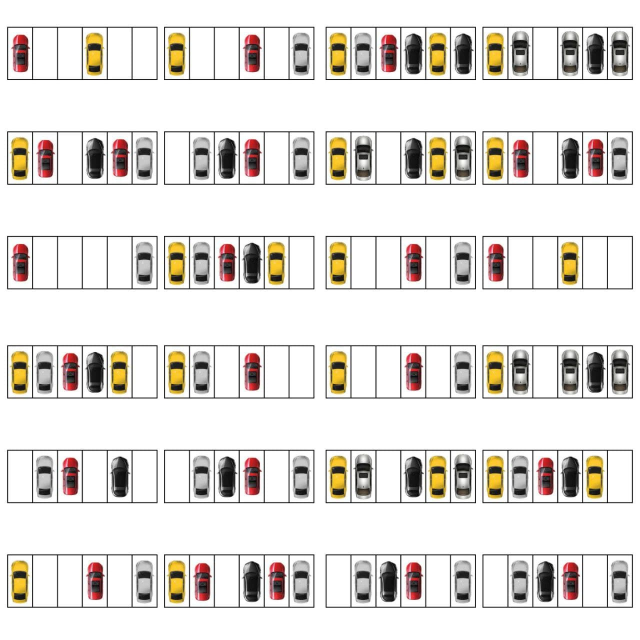
%> input picture Data/cp32_1.jpg, 1280 x 1280 px (shown at 1/2 size)
$ octave Code.m   (GNU Octave 9; MATLAB toolbox functions it lacks are replaced by stand-ins)
%> lines starting %> are read from the running program, lines starting %| are printed output that depends on the picture; in (x1, y1, x2, y2) boxes, pixels count from 0 and x2, y2 are one past the last pixel; in counts of white or black regions, pixels touching at a corner belong together; the program's own positions count from 1
%   Automated Indicator System for Car Parking

%   ***** vijeetnigam26 *****

a=imread('-------------------Path-------------------\Data\cp32_1.jpg');         % Live Parking Lot Image
%> a is the input picture: size 1280x1280x3 uint8; mean R, G, B 226.9, 223.6, 219.7
b=imread('-------------------Path-------------------\Data\cp32_blank.jpg');     % BG Parking Lot Image
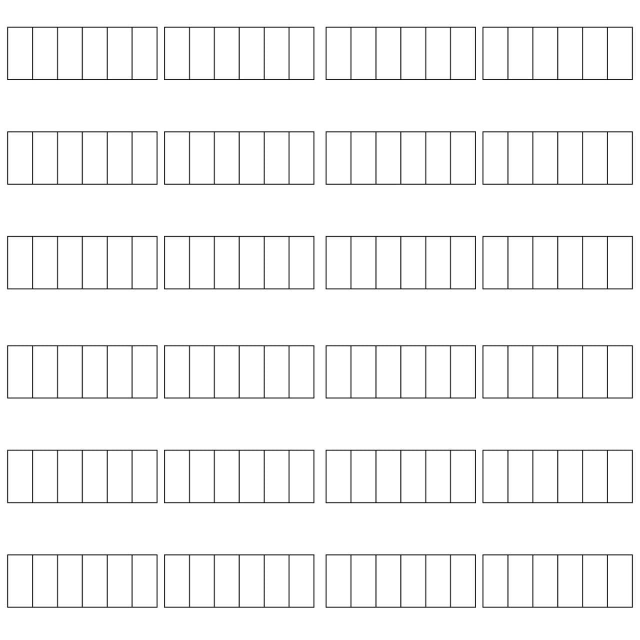
%> input picture Data/cp32_blank.jpg, 1280 x 1280 px (shown at 1/2 size)
%> b is the input picture: size 1280x1280x3 uint8; min 0, max 255, mean 245.9
m=imresize(b, [size(a,1) size(a,2)]);
d= imsubtract(m, a); 			% Image Subtraction
f=im2bw(d, 0.1);
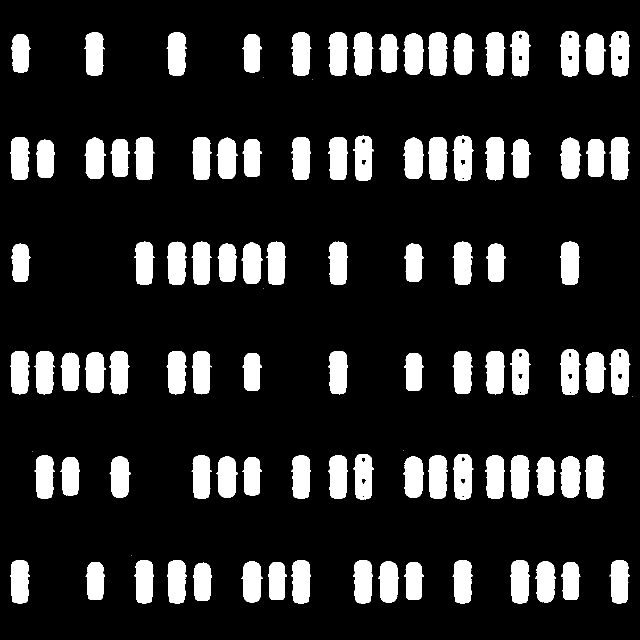
%> f: size 1280x1280 logical (shown at 1/2 size); 15.7% white; 106 white regions (10 under 20 px), largest, box (x1, y1, x2, y2) and area: (1120, 62, 1161, 153) 2891, (1120, 699, 1161, 789) 2891, (1120, 483, 1160, 570) 2840
bw3 = imfill(f, 'holes');
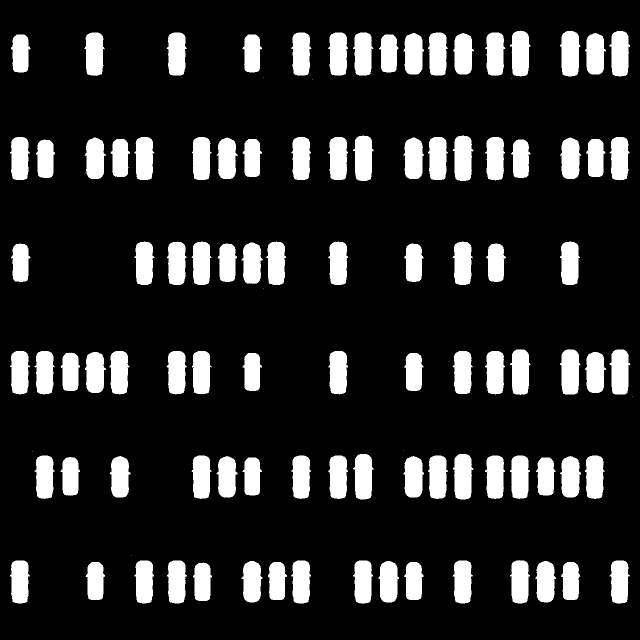
%> bw3: size 1280x1280 logical (shown at 1/2 size); 15.8% white; 106 white regions (10 under 20 px), largest, box (x1, y1, x2, y2) and area: (1120, 62, 1161, 153) 3018, (1120, 699, 1161, 789) 3011, (906, 908, 947, 999) 2972
bw4 = bwareaopen(bw3, 10);
cars = bwconncomp(bw4);
%> cars = 96 connected components
d1 = cars.NumObjects; 			% Counting No. of Objects
%> d1 = 96
total = 144 - d1;
%> total = 48
subplot(121); imshow(a); title('LIVE IMAGE OF PARKING LOT');
subplot(122); imshow(bw3); title('COMPUTER PROCESSED IMAGE');
[ r c l ] = size(bw4);			% for calculation
%> r = 1280; c = 1280; l = 1
img1 = bw4(1:r/2, 1:c/2, :); 	% Dividing Image
%> img1: size 640x640 logical; 13.5% white; 21 white regions, largest, box (x1, y1, x2, y2) and area: (169, 65, 209, 152) 2830, (333, 65, 374, 151) 2811, (582, 65, 623, 151) 2809
img2 = bw4(1:r/2, c/2:c, :);
%> img2: size 640x641 logical; 17.3% white; 26 white regions, largest, box (x1, y1, x2, y2) and area: (481, 62, 522, 153) 3018, (266, 271, 308, 362) 2963, (580, 62, 621, 153) 2950
img3 = bw4(r/2:r, 1:c/2, :);
%> img3: size 641x640 logical; 14.8% white; 23 white regions, largest, box (x1, y1, x2, y2) and area: (219, 63, 259, 150) 2814, (333, 63, 374, 150) 2808, (582, 482, 622, 568) 2808
img4 = bw4(r/2:r, c/2:c, :);
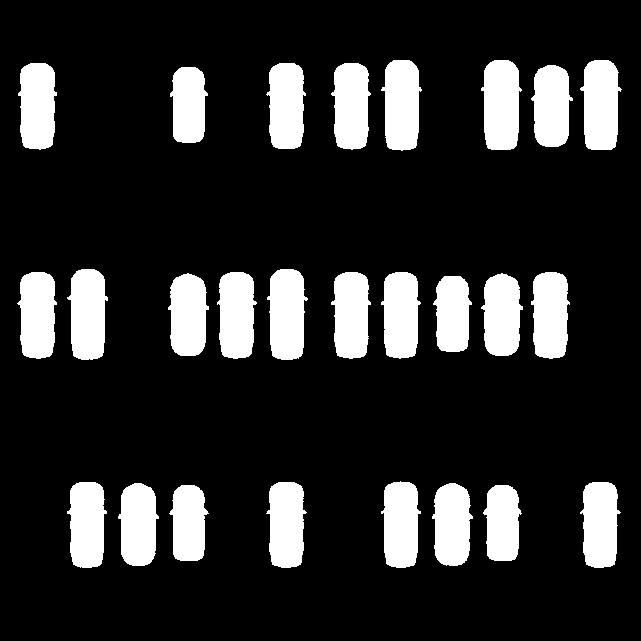
%> img4: size 641x641 logical; 17.4% white; 26 white regions, largest, box (x1, y1, x2, y2) and area: (481, 60, 522, 150) 3011, (267, 269, 308, 360) 2972, (67, 269, 108, 360) 2955
cars1 = bwconncomp(img1);
%> cars1 = 21 connected components
n1 = cars1.NumObjects;
%> n1 = 21
cars2 = bwconncomp(img2);
%> cars2 = 26 connected components
n2 = cars2.NumObjects;
%> n2 = 26
cars3 = bwconncomp(img3);
%> cars3 = 23 connected components
n3 = cars3.NumObjects;
%> n3 = 23
cars4 = bwconncomp(img4);
%> cars4 = 26 connected components
n4 = cars4.NumObjects;
%> n4 = 26


[ rr cc ll ] = size(a);			% for display
%> rr = 1280; cc = 1280; ll = 3
imgg1 = a(1:rr/2, 1:cc/2, :);
imgg2 = a(1:rr/2, cc/2:cc, :);
imgg3 = a(rr/2:rr, 1:cc/2, :);
imgg4 = a(rr/2:rr, cc/2:cc, :);
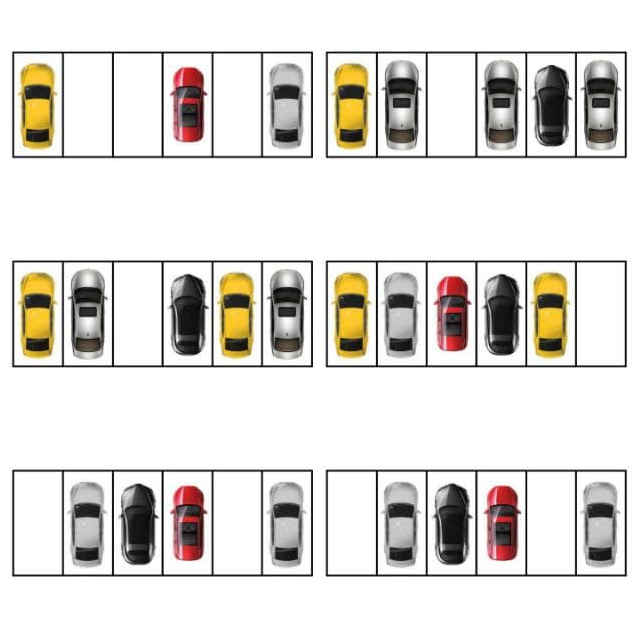
%> imgg4: size 641x641x3 uint8; mean R, G, B 224.5, 221.8, 217.9
subplot(221); imshow(imgg1); title('REGION 1');
subplot(222); imshow(imgg2); title('REGION 2');
subplot(223); imshow(imgg3); title('REGION 3');
subplot(224); imshow(imgg4); title('REGION 4');

REGION = [ n1 n2 n3 n4 ]; 	   %Position Filled
%> REGION = [21 26 23 26]
for i=1:4
    if max(REGION) == 36       % When Parking Region Full
        REGION(i)=0;
    end
end
maxregion = max(REGION);
%> maxregion = 26
t6 = 36 - maxregion; 		   % Available Region Space
%> t6 = 10

for i=1:4
    if REGION(i)== maxregion
z = i;
break
    end
end
%> after the loop, z = 2

%fprintf('Check Available space in parking lot REGION %d ', z);

switch z
    case 1
        imgp = img1;
        imgppp = imgg1;
    case 2
        imgp = img2;
        imgppp = imgg2;
    case 3
        imgp = img3;
        imgppp = imgg3;
    case 4
        imgp = img4;
        imgppp = imgg4;
end
[ r1 c1 l1 ] = size(imgp); 			% for calculation
%> r1 = 640; c1 = 641; l1 = 1
imgp1 = imgp(1:r1/3, 1:c1/2, :);
%> imgp1: size 213x320 logical; 23.7% white; 6 white regions, box (x1, y1, x2, y2) and area: (17, 65, 57, 151) 2818, (217, 65, 257, 151) 2817, (67, 65, 108, 151) 2790, (168, 66, 209, 149) 2721, (267, 66, 309, 149) 2701, (119, 69, 158, 145) 2333
imgp2 = imgp(1:r1/3, c1/2:c1, :);
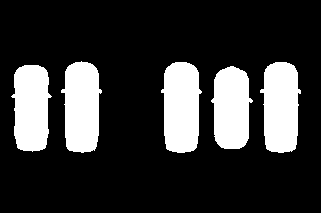
%> imgp2: size 213x321 logical; 21.1% white; 5 white regions, box (x1, y1, x2, y2) and area: (161, 62, 202, 153) 3018, (260, 62, 301, 153) 2950, (61, 61, 102, 153) 2944, (11, 65, 52, 152) 2792, (211, 66, 253, 149) 2707
imgp3 = imgp((r1/3)+1:2*(r1/3), 1:c1/2, :);
imgp4 = imgp((r1/3)+1:2*(r1/3), c1/2:c1, :);
imgp5 = imgp((2*(r1/3))+1:r1, 1:c1/2, :);
imgp6 = imgp((2*(r1/3))+1:r1, c1/2:c1, :);
car1 = bwconncomp(imgp1);
%> car1 = 6 connected components
nm1 = car1.NumObjects;
%> nm1 = 6
car2 = bwconncomp(imgp2);
%> car2 = 5 connected components
nm2 = car2.NumObjects;
%> nm2 = 5
car3 = bwconncomp(imgp3);
%> car3 = 5 connected components
nm3 = car3.NumObjects;
%> nm3 = 5
car4 = bwconncomp(imgp4);
%> car4 = 5 connected components
nm4 = car4.NumObjects;
%> nm4 = 5
car5 = bwconncomp(imgp5);
%> car5 = 3 connected components
nm5 = car5.NumObjects;
%> nm5 = 3
car6 = bwconncomp(imgp6);
%> car6 = 2 connected components
nm6 = car6.NumObjects;
%> nm6 = 2

REGIONP = [ nm1 nm2 nm3 nm4 nm5 nm6 ]; %Filled Position
%> REGIONP = [6 5 5 5 3 2]
for i=1:4
    if max(REGIONP) == 6               % When Parking Lane Full
        REGIONP(i)=0;
    end
end
%> after the loop, REGIONP = [0 5 5 5 3 2]

maxregionp = max(REGIONP);
%> maxregionp = 5
t1 = 6 - maxregionp;
%> t1 = 1

for i=1:4
    if REGIONP(i)== maxregionp
z2 = i;
break
    end
end
%> after the loop, z2 = 2

if z == 1   				% Region 1
    switch z2
        case 1
            lane = 'A';
        case 2
            lane = 'B';
        case 3
            lane = 'C';
        case 4
            lane = 'D';
        case 5
            lane = 'E';
        case 6
            lane = 'F';
    end
else if z==3 				% Region 3
        switch z2
        case 1
            lane = 'G';
        case 2
            lane = 'H';
        case 3
            lane = 'I';
        case 4
            lane = 'J';
        case 5
            lane = 'K';
        case 6
            lane = 'L';
        end
    else if z==2 			% Region 2
        switch z2
        case 1
            lane = 'M';
        case 2
            lane = 'N';
        case 3
            lane = 'O';
        case 4
            lane = 'P';
        case 5
            lane = 'Q';
        case 6
            lane = 'R';
    end
else if z==4 				%Region 4
    switch z2
        case 1
            lane = 'S';
        case 2
            lane = 'T';
        case 3
            lane = 'U';
        case 4
            lane = 'V';
        case 5
            lane = 'W';
        case 6
            lane = 'X';
    end
    end
        end
    end
end

[ r1 c1 l1 ] = size(imgppp)      % for display
%> l1 = 3
imgp1 = imgppp(1:r1/3, 1:c1/2, :);
%> imgp1: size 213x320x3 uint8
imgp2 = imgppp(1:r1/3, c1/2:c1, :);
%> imgp2: size 213x321x3 uint8
imgp3 = imgppp((r1/3)+1:2*(r1/3), 1:c1/2, :);
imgp4 = imgppp((r1/3)+1:2*(r1/3), c1/2:c1, :);
imgp5 = imgppp((2*(r1/3))+1:r1, 1:c1/2, :);
imgp6 = imgppp((2*(r1/3))+1:r1, c1/2:c1, :);
if z==1							% Region 1
subplot(321); imshow(imgp1); title('Lane A');
subplot(322); imshow(imgp2); title('Lane B');
subplot(323); imshow(imgp3); title('Lane C');
subplot(324); imshow(imgp4); title('Lane D');
subplot(325); imshow(imgp5); title('Lane E');
subplot(326); imshow(imgp6); title('Lane F');
else if z==3					% Region 3
subplot(321); imshow(imgp1); title('Lane G');
subplot(322); imshow(imgp2); title('Lane H');
subplot(323); imshow(imgp3); title('Lane I');
subplot(324); imshow(imgp4); title('Lane J');
subplot(325); imshow(imgp5); title('Lane K');
subplot(326); imshow(imgp6); title('Lane L');
    else if z==2					% Region 2
subplot(321); imshow(imgp1); title('Lane M');
subplot(322); imshow(imgp2); title('Lane N');
subplot(323); imshow(imgp3); title('Lane O');
subplot(324); imshow(imgp4); title('Lane P');
subplot(325); imshow(imgp5); title('Lane Q');
subplot(326); imshow(imgp6); title('Lane R');
%> after `imshow(imgp6)`:
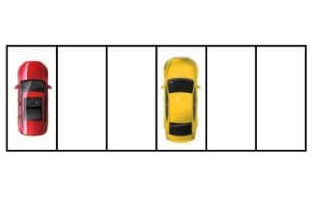
%> displayed picture: size 213x321x3, on the screen's scale of 0 to 255; mean R, G, B 238.4, 235, 231.3
else if z==4					% Region 4
subplot(321); imshow(imgp1); title('Lane S');
subplot(322); imshow(imgp2); title('Lane T');
subplot(323); imshow(imgp3); title('Lane U');
subplot(324); imshow(imgp4); title('Lane V');
subplot(325); imshow(imgp5); title('Lane W');
subplot(326); imshow(imgp6); title('Lane X');
    end
        end
    end
end
if(total>0)
fprintf('\n\nWELCOME! \nPARKING AVAIABLE\n');
fprintf('Available space in parking lot Floor 2 is %d \n', total);
%| Available space in parking lot Floor 2 is 48
fprintf('Available space in parking lot " REGION %d " is %d \n',z,t6);
%| Available space in parking lot " REGION 2 " is 10
fprintf('Available space in parking lot LANE %s is %d \n\n\n\n\n',lane, t1);
%| Available space in parking lot LANE N is 1

else
    disp('Sorry for the Inconvenience - PARKING FULL')

end
